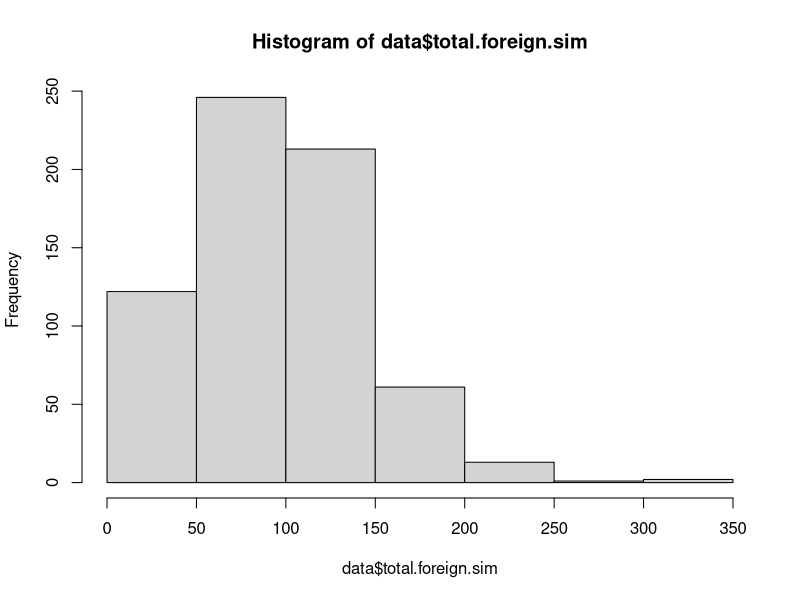
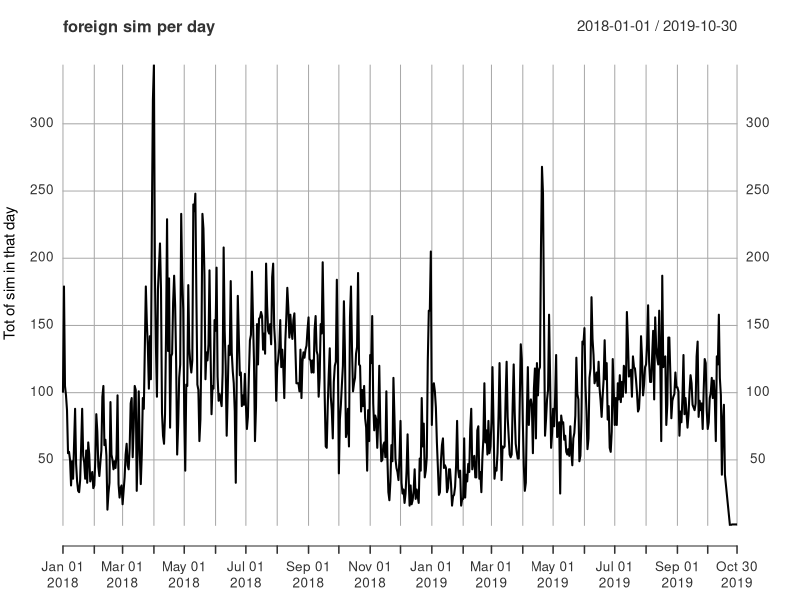
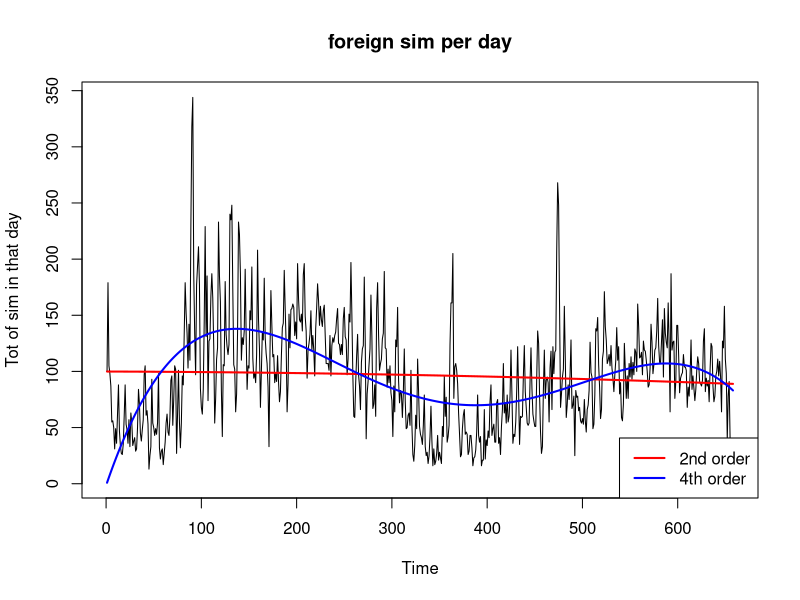

Recreate these plots in R, in order.
## ---- chunk 1
require(zoo)
require(xts)
data <- read.csv("sims2018milan.csv",sep = ";")
data <- rbind(data, read.csv("foreignsim_2019-11-07.csv",sep = ";"))

data$prefix <- NULL
data$country <- NULL
data$num <- NULL
data$total.ita.sim <- NULL
## ---- chunk 2
ll <- aggregate.data.frame(data$total.foreign.sim,by=list(data$date),FUN=mean)
names(ll)[2] <- "total.foreign.sim"
names(ll)[1] <- "Date"
data <- ll

print("minimum, lower-hinge, median, upper-hinge, maximum)")
fivenum(data$total.foreign.sim)
dim(data)
hist(data$total.foreign.sim)
## ---- chunk 3
data$Date <- as.Date(data$Date, format = "%Y-%m-%d")
#typeof(data$date[1])
data.xts <- xts(data$total.foreign.sim, order.by=data$Date, frequency = 365)
data.ts <- ts(data$total.foreign.sim)

main <- "foreign sim per day"
ylab<-"Tot of sim in that day"
plot(data.xts,ylab=ylab,main=main)
## ---- chunk 4
#data$Date <- as.Date(data$Date, format = "%Y-%m-%d")
#typeof(data$date[1])
#data.ts <- ts(data$total.foreign.sim, start=c(2019,1), frequency = 365)
## ---- chunk 5
#main <- "foreign sim per day"
#ylab<-"Tot of sim in that day"
#plot.ts(data.ts,ylab=ylab,main=main)
## ---- chunk 6
tt<-as.numeric(time(data.ts))
fit2<-lm(data.ts~poly(tt,degree=2,raw=TRUE))
fit4<-lm(data.ts~poly(tt,degree=4,raw=TRUE))
## ---- chunk 7
main <- "foreign sim per day"
plot(data.ts,ylab=ylab,main=main)
lines(tt,predict(fit2),col='red',lwd=2)
lines(tt,predict(fit4),col='blue',lwd=2)
legend("bottomright",legend = c("2nd order","4th order"),lwd=2,lty=1,col=c("red","blue"))
## ---- chunk 8
#monthplot(data.ts)
